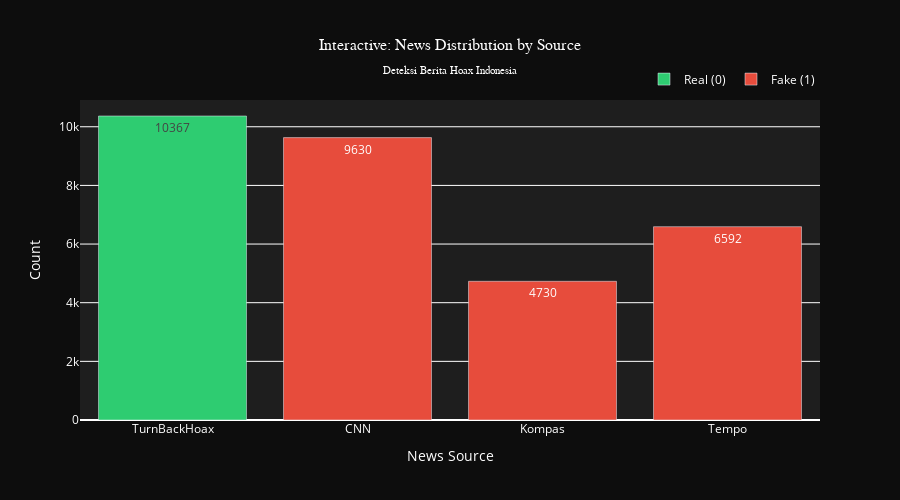

Notebook source saved alongside this figure:
### Markdown cell above
### Subjects

### Code cell
# ===================================================================
# PLOT: INTERACTIVE SOURCE DISTRIBUTION (PLOTLY)
# ===================================================================

if 'source' in news_df.columns:
    # Count by source and label
    source_counts = news_df.groupby(['source', 'label']).size().reset_index(name='count')
    
    # Create interactive bar chart
    fig = go.Figure()
    
    # Add Real (label=0) bars
    real_data = source_counts[source_counts['label'] == 0]
    fig.add_trace(go.Bar(
        x=real_data['source'],
        y=real_data['count'],
        name='Real (0)',
        marker_color='#2ecc71',
        text=real_data['count'],
        textposition='auto',
        hovertemplate='<b>%{x}</b><br>Real: %{y}<extra></extra>'
    ))
    
    # Add Fake (label=1) bars
    fake_data = source_counts[source_counts['label'] == 1]
    fig.add_trace(go.Bar(
        x=fake_data['source'],
        y=fake_data['count'],
        name='Fake (1)',
        marker_color='#e74c3c',
        text=fake_data['count'],
        textposition='auto',
        hovertemplate='<b>%{x}</b><br>Fake: %{y}<extra></extra>'
    ))
    
    # Update layout
    fig.update_layout(
        title={
            'text': "Interactive: News Distribution by Source<br><sub>Deteksi Berita Hoax Indonesia</sub>",
            'x': 0.5,
            'xanchor': 'center',
            'font': {'size': 16, 'color': 'white', 'family': 'Arial Black'}
        },
        xaxis_title="News Source",
        yaxis_title="Count",
        barmode='group',
        plot_bgcolor='#1e1e1e',
        paper_bgcolor='#0d0d0d',
        font=dict(color='white', size=12),
        legend=dict(
            orientation="h",
            yanchor="bottom",
            y=1.02,
            xanchor="right",
            x=1
        ),
        height=500,
        width=900
    )
    
    fig.show()

### Figure 1 — Plotly figure (JSON) as saved in the notebook; plotly's stock layout.template omitted (floating-point values rounded to 4 significant figures)
{"data": [{"hovertemplate": "<b>%{x}</b><br>Real: %{y}<extra></extra>", "marker": {"color": "#2ecc71"}, "name": "Real (0)", "text": [10370.0], "textposition": "auto", "type": "bar", "x": ["TurnBackHoax"], "y": [10367]}, {"hovertemplate": "<b>%{x}</b><br>Fake: %{y}<extra></extra>", "marker": {"color": "#e74c3c"}, "name": "Fake (1)", "text": [9630.0, 4730.0, 6592.0], "textposition": "auto", "type": "bar", "x": ["CNN", "Kompas", "Tempo"], "y": [9630, 4730, 6592]}], "layout": {"barmode": "group", "font": {"color": "white", "size": 12}, "height": 500, "legend": {"orientation": "h", "x": 1, "xanchor": "right", "y": 1.02, "yanchor": "bottom"}, "paper_bgcolor": "#0d0d0d", "plot_bgcolor": "#1e1e1e", "title": {"font": {"color": "white", "family": "Arial Black", "size": 16}, "text": "Interactive: News Distribution by Source<br><sub>Deteksi Berita Hoax Indonesia</sub>", "x": 0.5, "xanchor": "center"}, "width": 900, "xaxis": {"title": {"text": "News Source"}}, "yaxis": {"title": {"text": "Count"}}}}
